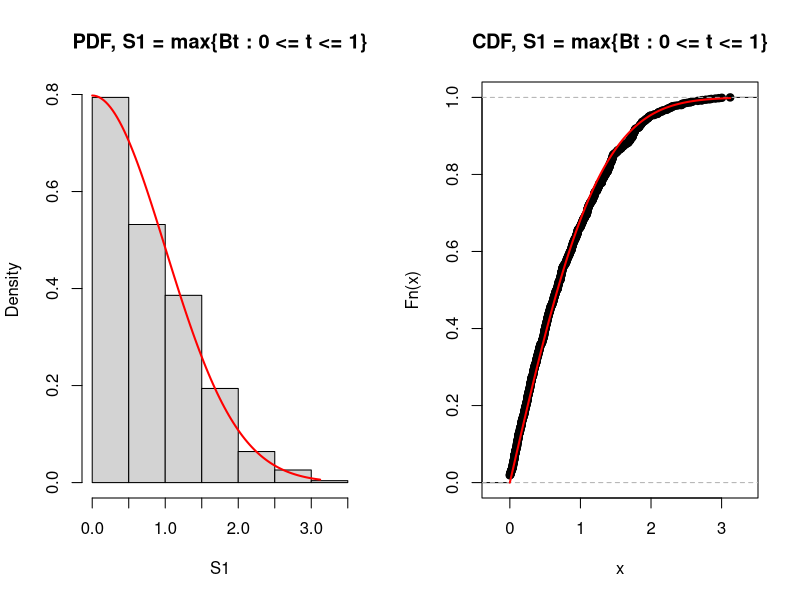
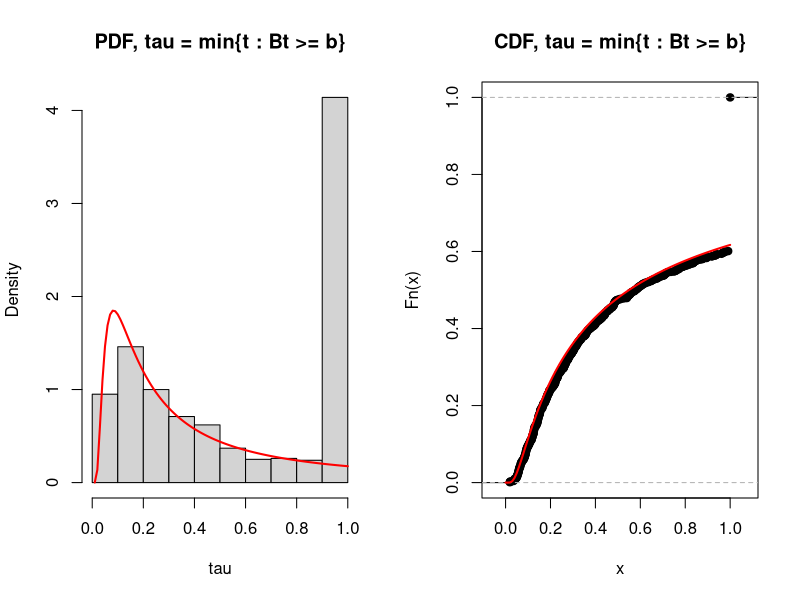
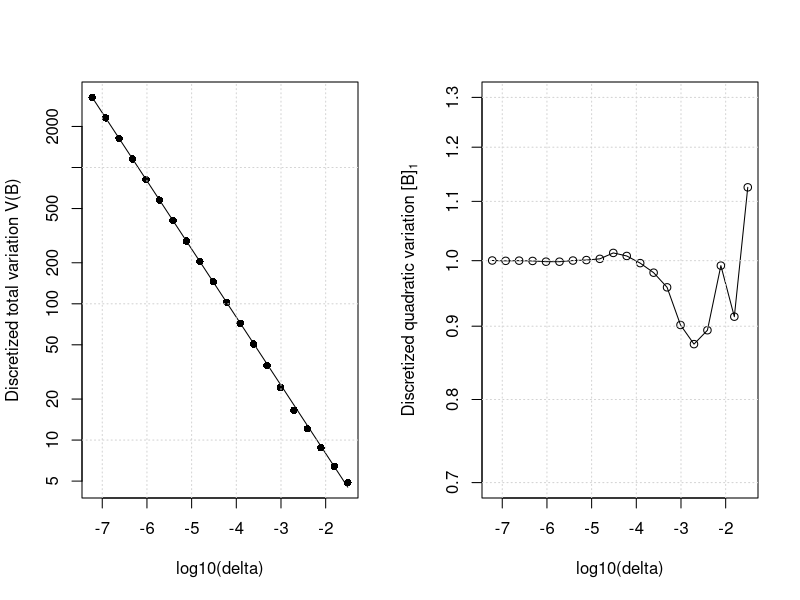

The R script that drew these images, in order:

#### EX1 ####
brown_sim = function(t) cumsum(rnorm(length(t),mean=0,sd=sqrt(diff(c(0,t)))))
t = c(0,0.5,1.5,2)
N = 10000
B = sapply(1:N,function(i)brown_sim(t))

# We see that the mean vector is a vector of zeros as 
# the theory says on page 70 in the book.
print(apply(B,1,mean))
# Similarly we also see that the covariance matrix corresponds
# to the theory on page 70 in the book.
print(var(t(B)))


#### EX2 ####
# 2.1
t = seq(0,1,0.001)
N = 1000
B = sapply(1:N,function(i)brown_sim(t))

# 2.2
S1 = apply(B,2,max)
S1_pdf = function(x) 2*dnorm(-x/sqrt(1)) # thm 4.3.2
S1_cdf = function(x) 1-2*pnorm(-x/sqrt(1)) # thm 4.3.2

par(mfrow=c(1,2))
hist(S1, main = "PDF, S1 = max{Bt : 0 <= t <= 1}", freq = F)
curve(S1_pdf,from=0,to=max(S1), add = TRUE,col="red", lwd = 2)

plot(ecdf(S1), main = "CDF, S1 = max{Bt : 0 <= t <= 1}", freq = F)
curve(S1_cdf,from=0,to=max(S1), add = TRUE,col="red", lwd = 2)

# 2.3
b=0.5
tau = apply(B,2,function(x)min(which(b<=x),N))/N
tau_pdf = function(t) b*t^(-3/2)*dnorm(b/sqrt(t)) # thm 4.3.3
tau_cdf = function(t) 2*pnorm(-abs(b)/sqrt(t)) # thm 4.3.3

par(mfrow=c(1,2))
hist(tau, main = "PDF, tau = min{t : Bt >= b}", freq = F)
curve(tau_pdf,from=0,to=max(tau),add=TRUE,col="red", lwd = 2)

plot(ecdf(tau), main = "CDF, tau = min{t : Bt >= b}")
curve(tau_cdf,from=0,to=max(tau),add=TRUE,col="red", lwd = 2)

#### EX3 ####
set.seed(1)
# 3.1
delta = 2^(-24)
t = seq(0,1,delta)
N = 1
B = sapply(1:N,function(i)brown_sim(t))

# 3.2
dB = abs(diff(B))

(V_d = sum(dB)) # Def 4.3.1
(V2_d = sum(dB^2)) # Def 4.3.2

# 3.3 
B2 = B[seq(1,length(t),2)]

# 3.4
halfs = 20
v_d_vec = rep(0,halfs)
v2_d_vec = rep(0,halfs)

B_half = B

dB = abs(diff(B_half))
v_d_vec[1] = sum(dB)
v2_d_vec[1] = sum(dB^2)
for (i in 2:halfs){
  B_half = B_half[seq(1,length(B_half),2)]
  
  dB = abs(diff(B_half))
  v_d_vec[i] = sum(dB)
  v2_d_vec[i] = sum(dB^2)
}


deltas <- delta*2^(1:halfs)/2

par(mfrow=c(1,2))
plot(log10(deltas),v_d_vec,xlab='log10(delta)',ylab="Discretized total variation V(B)",pch=16,log="y")
lines(log10(deltas),sqrt(2/pi/deltas))
grid()
plot(log10(deltas),v2_d_vec,xlab='log10(delta)',ylim = c(0.7,1.3),ylab=expression("Discretized quadratic variation [B]"[1]), log = "y")
lines(log10(deltas),v2_d_vec)
grid()
#abline(h=1)

# We see that the total variation goes towards 1 (because t = 1) when delta goes towards 0.
# This which agrees with thm 4.3.1.
  
